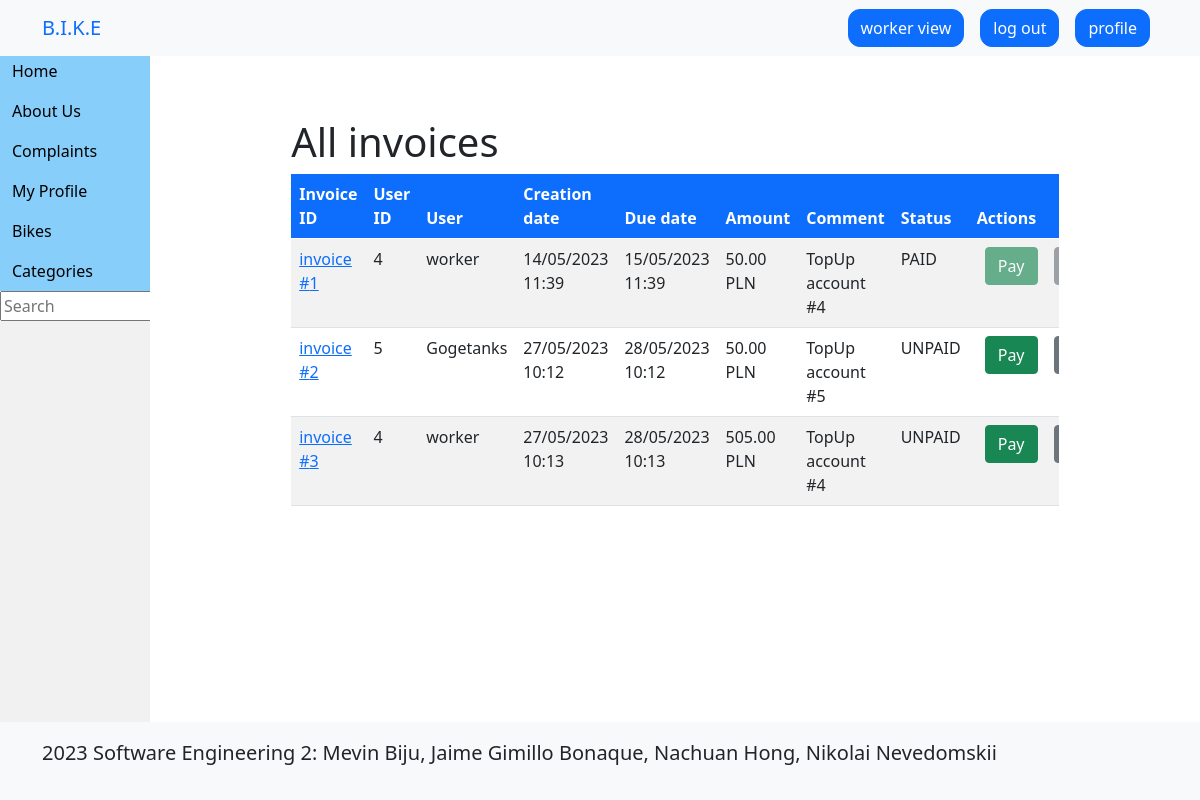
The page /worker/invoice_management (signed in) on the database as committed earlier.
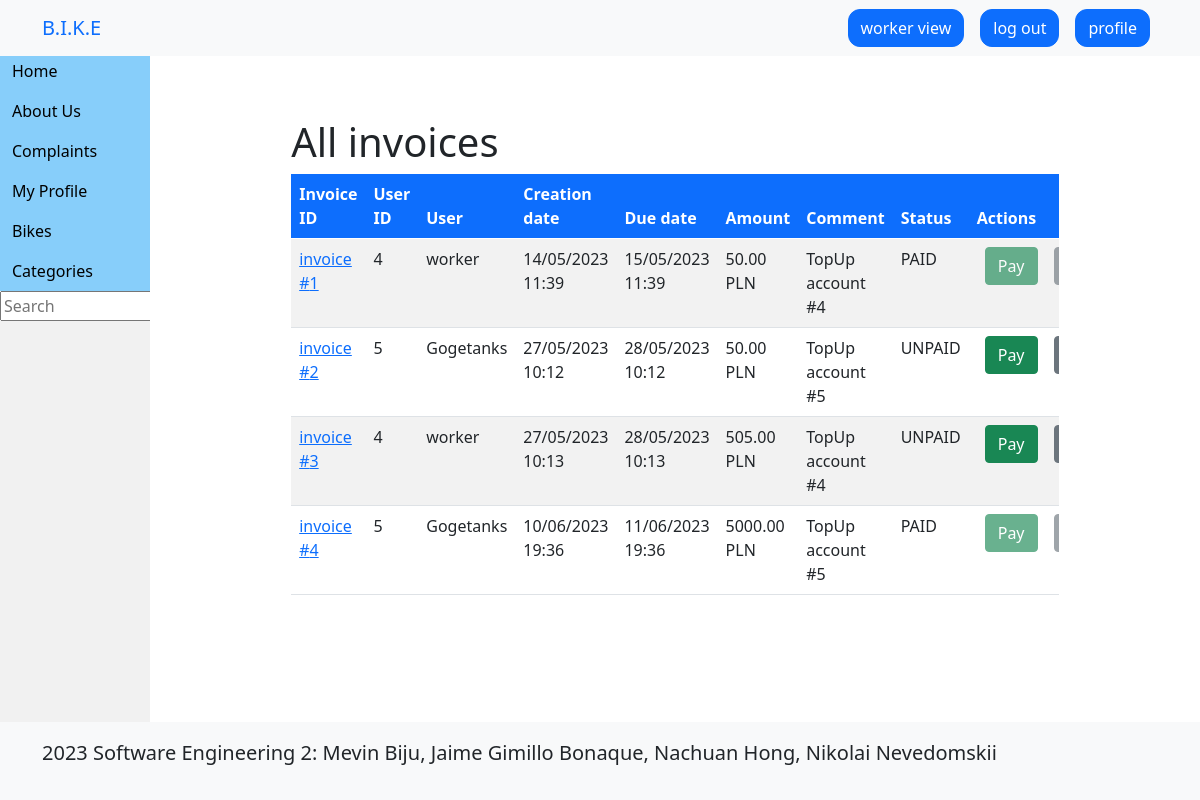
The same page on the database as committed later.
### bike/models.py (models this page shows, shortened)
class Invoice(models.Model):
    user = models.ForeignKey(User, related_name='user', on_delete=models.CASCADE)
    created_on = models.DateTimeField('created on', default=now)
    paid_on = models.DateTimeField('paid on', null=True, blank=True)
    due_date = models.DateTimeField('due date', default=invoice_due_to)
    amount = models.DecimalField(max_digits=6, decimal_places=2, default=50, validators=[validate_positive_number])
    status = models.CharField(
        _('status'), default=InvoiceStatus.UNPAID.name, choices=InvoiceStatus.choices(), max_length=32
    )
    paid_via = models.TextField(default='Stripe')
    comment = models.TextField(null=True, blank=True)

class User(AbstractUser):
    email = models.EmailField(_('email address'), unique=True)
    credit = models.DecimalField(max_digits=8, decimal_places=2, default=0)
    def is_worker(self):
        return self.groups.filter(name='worker').exists()
    def is_mechanic(self):
        return self.groups.filter(name='mechanic').exists()

### bike/views.py (the view)
# urls.py: path('worker/invoice_management', views.invoice_management_request, name='invoice_management'),
def invoice_management_request(request):
    if request.user.is_worker():
        invoices = Invoice.objects.all()
        return render(request, 'worker/invoice_management.html', {'invoices': invoices})
    return redirect('home')

### templates/worker/invoice_management.html (shortened to what this page needs)
{% extends 'base.html' %}
{% block content %}
<div class="container mt-5">
    <div class="row justify-content-center">
        <div class="col-md-10">
            <h1>All invoices</h1>
            <div class="table-responsive">
                <table class="table table-striped table-hover">
                    <thead class="bg-primary text-white">
                        <tr>
                            <th>Invoice ID</th>
                            <th>User ID</th>
                            <th>User</th>
                            <th>Creation date</th>
                            <th>Due date</th>
                            <th>Amount</th>
                            <th>Comment</th>
                            <th>Status</th>
                            <th>Actions</th>
                        </tr>
                    </thead>
                    <tbody>
                    {% for invoice in invoices %}
                        <tr>
                            <td><a href={% url 'invoice' invoice.id %}>invoice #{{ invoice.id }}</a></td>
                            <td>{{ invoice.user.id }}</td>
                            <td>{{ invoice.user }}</td>
                            <td>{{ invoice.created_on|date:"d/m/Y H:i" }}</td>
                            <td>{{ invoice.due_date|date:"d/m/Y H:i" }}</td>
                            <td>{{ invoice.amount }} PLN</td>
                            <td>{{ invoice.comment }}</td>
                            <td>{{ invoice.status }}</td>
                            <td>
                                <div class="btn-group" role="group" aria-label="Invoice Actions">
                                    <a href="{% url 'worker_pay_invoice' invoice.id %}"
                                        class="btn btn-success {% if invoice.status == 'CANCELED' or invoice.status == 'PAID' or invoice.status == 'EXPIRED' %}disabled{% endif %} mx-2 rounded"
                                        onclick="return confirm('Are you sure you want to pay this invoice?')">
                                        Pay</a>
                                    <a href="{% url 'cancel_invoice' invoice.id %}"
                                        class="btn btn-secondary {% if invoice.status == 'CANCELED' or invoice.status == 'PAID' or invoice.status == 'EXPIRED' %}disabled{% endif %} mx-2 rounded"
                                        onclick="return confirm('Are you sure you want to cancel this invoice?')">
                                        Cancel</a>
                                </div>
                            </td>
                        </tr>
                    {% endfor %}
                    </tbody>
                </table>
            </div>
        </div>
    </div>
</div>
{% endblock %}

Rows that differ between the two databases and show on the page:
added Invoice: id "4", user.id "5", user "Gogetanks", created_on "10/06/2023 19:36", due_date "11/06/2023 19:36", amount "5000.00", comment "TopUp account #5", status "PAID"
